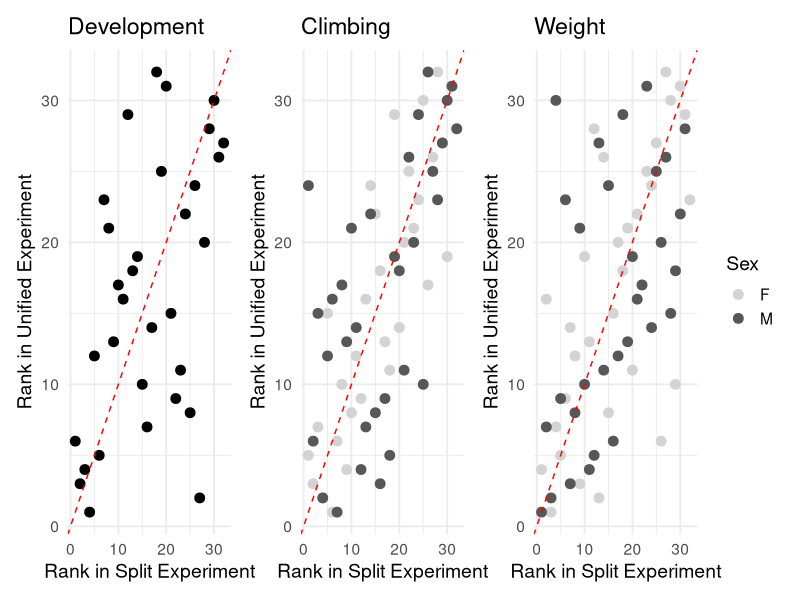

Here is the R script that generated this plot:
############################################################
# Script: set9Corr_plot.R
# Author: Leah Darwin
# Date: 2025-09-30
# Purpose: Compare split vs. unified experiments across
#          climbing, weight, and development phenotypes.
#          Produces rank–rank correlation plots and stats.
############################################################

# -------------------------------------------------------------------
# Load libraries
# -------------------------------------------------------------------
packages <- c("dplyr", "ggplot2", "patchwork")

installed <- rownames(installed.packages())
for (p in packages) {
  if (!(p %in% installed)) {
    install.packages(p, dependencies = TRUE)
  }
}
lapply(packages, library, character.only = TRUE)

# -------------------------------------------------------------------
# Load data
# -------------------------------------------------------------------
climb  <- read.csv("climb/data/climb_adj.csv") %>% rename(Y = Slope)
dev    <- read.csv("development/data/development_adj.csv") %>% 
  mutate(Sex = "MF") %>% rename(Y = TSE)
weight <- read.csv("weight/data/weight_adj.csv") %>% rename(Y = weight_per_fly)

# Stocks included in Set 9 (special unified experiment)
stocks <- unique(climb$Stock[climb$Set == 9])

# Colors for sex-specific plots
sex_colors <- c("F" = "lightgrey", "M" = "gray34")

# -------------------------------------------------------------------
# Function: Prepare merged dataset for split vs. unified experiments
# -------------------------------------------------------------------
get_merged_df <- function(df) {
  
  # Split experiment (exclude Set 9)
  not_set9 <- df %>%
    filter(Stock %in% stocks, Set != 9) %>%
    group_by(Sex, Mito, Nuc, Treatment) %>%
    summarise(Y = mean(Y_adj), .groups = "drop")
  
  # Unified experiment (Set 9 only)
  set9 <- df %>%
    filter(Set == 9) %>%
    group_by(Sex, Mito, Nuc, Treatment) %>%
    summarise(Y = mean(Y), .groups = "drop")
  
  # Merge and compute comparison metrics
  merged <- full_join(set9, not_set9, by = join_by(Treatment, Mito, Nuc, Sex)) %>%
    na.omit() %>%
    group_by(Sex) %>%
    mutate(
      avg    = (Y.x + Y.y) / 2,   # Average across experiments
      diff   = Y.y - Y.x,         # Difference between experiments
      rank.x = rank(-Y.x),        # Rank in unified experiment
      rank.y = rank(-Y.y)         # Rank in split experiment
    ) %>%
    ungroup()
  
  return(merged)
}

# -------------------------------------------------------------------
# Function: Compute correlations and return a ggplot
# -------------------------------------------------------------------
get_corr <- function(merged, trait) {
  
  if (trait %in% c("Weight", "Climbing")) {
    # Female-specific correlation
    mergedF <- merged %>% filter(Sex == "F")
    message(trait, " (females):")
    print(cor.test(mergedF$Y.x, mergedF$Y.y, method = "spearman"))
    
    # Male-specific correlation
    mergedM <- merged %>% filter(Sex == "M")
    message(trait, " (males):")
    print(cor.test(mergedM$Y.x, mergedM$Y.y, method = "spearman"))
    
    # Plot with sex colors
    p <- ggplot(merged, aes(x = rank.x, y = rank.y, color = Sex)) +
      geom_point(size = 3) +
      geom_abline(slope = 1, intercept = 0, linetype = "dashed", color = "red") +
      scale_color_manual(values = sex_colors) +
      labs(
        title = trait,
        x = "Rank in Split Experiment",
        y = "Rank in Unified Experiment"
      ) +
      theme_minimal(base_size = 14)
    
  } else {
    # Sex not relevant (development)
    message(trait, ":")
    print(cor.test(merged$Y.x, merged$Y.y, method = "spearman"))
    
    # Plot without sex colors
    p <- ggplot(merged, aes(x = rank.x, y = rank.y)) +
      geom_point(size = 3) +
      geom_abline(slope = 1, intercept = 0, linetype = "dashed", color = "red") +
      labs(
        title = trait,
        x = "Rank in Split Experiment",
        y = "Rank in Unified Experiment"
      ) +
      theme_minimal(base_size = 14)
  }
  
  return(p)
}

# -------------------------------------------------------------------
# Run functions for each trait
# -------------------------------------------------------------------
merged_climb  <- get_merged_df(climb)
merged_weight <- get_merged_df(weight)
merged_dev    <- get_merged_df(dev)

p1 <- get_corr(merged_climb,  "Climbing")
p2 <- get_corr(merged_weight, "Weight")
p3 <- get_corr(merged_dev,    "Development")

# Combine into a single figure
combined_plot <- p3 + p1 + theme(legend.position = "none") + p2

# Save to PDF
ggsave("figures/set9_corr_figS3.pdf", combined_plot, width = 11, height = 4)

